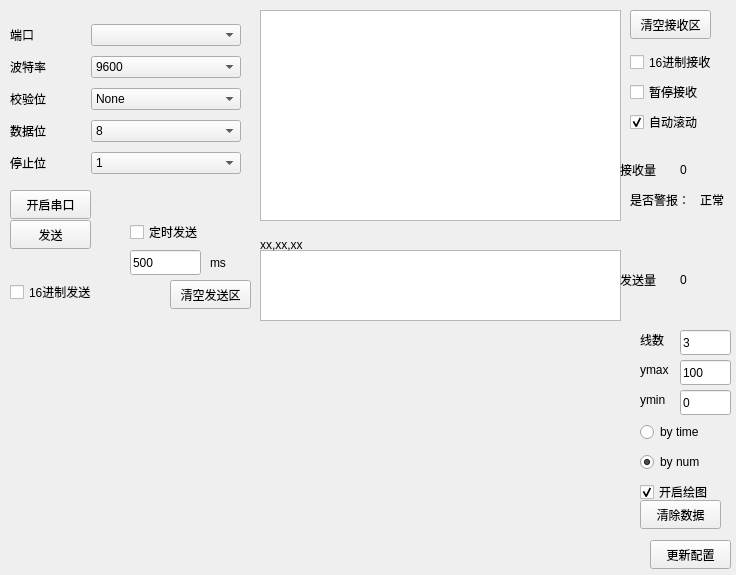
<?xml version="1.0" encoding="UTF-8"?>
<ui version="4.0">
 <class>control</class>
 <widget class="QWidget" name="control">
  <property name="geometry">
   <rect>
    <x>0</x>
    <y>0</y>
    <width>736</width>
    <height>575</height>
   </rect>
  </property>
  <property name="windowTitle">
   <string>Form</string>
  </property>
  <widget class="QWidget" name="gridLayoutWidget">
   <property name="geometry">
    <rect>
     <x>10</x>
     <y>20</y>
     <width>231</width>
     <height>160</height>
    </rect>
   </property>
   <layout class="QGridLayout" name="gridLayout">
    <item row="1" column="1" colspan="2">
     <widget class="QComboBox" name="comboBox_2">
      <item>
       <property name="text">
        <string>9600</string>
       </property>
      </item>
      <item>
       <property name="text">
        <string>14400</string>
       </property>
      </item>
      <item>
       <property name="text">
        <string>19200</string>
       </property>
      </item>
      <item>
       <property name="text">
        <string>38400</string>
       </property>
      </item>
      <item>
       <property name="text">
        <string>43000</string>
       </property>
      </item>
      <item>
       <property name="text">
        <string>56000</string>
       </property>
      </item>
      <item>
       <property name="text">
        <string>57600</string>
       </property>
      </item>
      <item>
       <property name="text">
        <string>115200</string>
       </property>
      </item>
      <item>
       <property name="text">
        <string>128000</string>
       </property>
      </item>
      <item>
       <property name="text">
        <string>256000</string>
       </property>
      </item>
     </widget>
    </item>
    <item row="3" column="1" colspan="2">
     <widget class="QComboBox" name="comboBox_4">
      <item>
       <property name="text">
        <string>8</string>
       </property>
      </item>
     </widget>
    </item>
    <item row="0" column="1" colspan="2">
     <widget class="QComboBox" name="comboBox"/>
    </item>
    <item row="1" column="0">
     <widget class="QLabel" name="label_2">
      <property name="text">
       <string>波特率</string>
      </property>
     </widget>
    </item>
    <item row="0" column="0">
     <widget class="QLabel" name="label">
      <property name="text">
       <string>端口</string>
      </property>
     </widget>
    </item>
    <item row="2" column="1" colspan="2">
     <widget class="QComboBox" name="comboBox_3">
      <item>
       <property name="text">
        <string>None</string>
       </property>
      </item>
     </widget>
    </item>
    <item row="2" column="0">
     <widget class="QLabel" name="label_3">
      <property name="text">
       <string>校验位</string>
      </property>
     </widget>
    </item>
    <item row="3" column="0">
     <widget class="QLabel" name="label_4">
      <property name="text">
       <string>数据位</string>
      </property>
     </widget>
    </item>
    <item row="4" column="0">
     <widget class="QLabel" name="label_5">
      <property name="text">
       <string>停止位</string>
      </property>
     </widget>
    </item>
    <item row="4" column="1" colspan="2">
     <widget class="QComboBox" name="comboBox_5">
      <item>
       <property name="text">
        <string>1</string>
       </property>
      </item>
     </widget>
    </item>
   </layout>
  </widget>
  <widget class="QPushButton" name="pushButton">
   <property name="geometry">
    <rect>
     <x>10</x>
     <y>190</y>
     <width>81</width>
     <height>29</height>
    </rect>
   </property>
   <property name="text">
    <string>开启串口</string>
   </property>
  </widget>
  <widget class="QTextEdit" name="textEdit">
   <property name="geometry">
    <rect>
     <x>260</x>
     <y>10</y>
     <width>361</width>
     <height>211</height>
    </rect>
   </property>
  </widget>
  <widget class="QTextEdit" name="textEdit_2">
   <property name="geometry">
    <rect>
     <x>260</x>
     <y>250</y>
     <width>361</width>
     <height>71</height>
    </rect>
   </property>
  </widget>
  <widget class="QPushButton" name="pushButton_2">
   <property name="geometry">
    <rect>
     <x>630</x>
     <y>10</y>
     <width>81</width>
     <height>29</height>
    </rect>
   </property>
   <property name="text">
    <string>清空接收区</string>
   </property>
  </widget>
  <widget class="QPushButton" name="pushButton_3">
   <property name="geometry">
    <rect>
     <x>170</x>
     <y>280</y>
     <width>81</width>
     <height>29</height>
    </rect>
   </property>
   <property name="text">
    <string>清空发送区</string>
   </property>
  </widget>
  <widget class="QPushButton" name="pushButton_4">
   <property name="geometry">
    <rect>
     <x>10</x>
     <y>220</y>
     <width>81</width>
     <height>29</height>
    </rect>
   </property>
   <property name="text">
    <string>发送</string>
   </property>
  </widget>
  <widget class="QLineEdit" name="lineEdit">
   <property name="geometry">
    <rect>
     <x>130</x>
     <y>250</y>
     <width>71</width>
     <height>25</height>
    </rect>
   </property>
   <property name="text">
    <string>500</string>
   </property>
  </widget>
  <widget class="QLabel" name="label_6">
   <property name="geometry">
    <rect>
     <x>210</x>
     <y>250</y>
     <width>31</width>
     <height>26</height>
    </rect>
   </property>
   <property name="text">
    <string>ms</string>
   </property>
  </widget>
  <widget class="QLabel" name="label_7">
   <property name="geometry">
    <rect>
     <x>740</x>
     <y>110</y>
     <width>161</width>
     <height>26</height>
    </rect>
   </property>
   <property name="text">
    <string>作者：zcf  2023/06/25</string>
   </property>
  </widget>
  <widget class="QLabel" name="label_8">
   <property name="geometry">
    <rect>
     <x>620</x>
     <y>270</y>
     <width>51</width>
     <height>20</height>
    </rect>
   </property>
   <property name="text">
    <string>发送量</string>
   </property>
  </widget>
  <widget class="QLabel" name="label_9">
   <property name="geometry">
    <rect>
     <x>620</x>
     <y>160</y>
     <width>51</width>
     <height>20</height>
    </rect>
   </property>
   <property name="text">
    <string>接收量</string>
   </property>
  </widget>
  <widget class="QLabel" name="label_10">
   <property name="geometry">
    <rect>
     <x>680</x>
     <y>270</y>
     <width>69</width>
     <height>20</height>
    </rect>
   </property>
   <property name="text">
    <string>0</string>
   </property>
  </widget>
  <widget class="QLabel" name="label_11">
   <property name="geometry">
    <rect>
     <x>680</x>
     <y>160</y>
     <width>69</width>
     <height>20</height>
    </rect>
   </property>
   <property name="text">
    <string>0</string>
   </property>
  </widget>
  <widget class="QCheckBox" name="checkBox">
   <property name="geometry">
    <rect>
     <x>10</x>
     <y>280</y>
     <width>98</width>
     <height>24</height>
    </rect>
   </property>
   <property name="text">
    <string>16进制发送</string>
   </property>
  </widget>
  <widget class="QCheckBox" name="checkBox_3">
   <property name="geometry">
    <rect>
     <x>630</x>
     <y>80</y>
     <width>98</width>
     <height>24</height>
    </rect>
   </property>
   <property name="text">
    <string>暂停接收</string>
   </property>
  </widget>
  <widget class="QCheckBox" name="checkBox_2">
   <property name="geometry">
    <rect>
     <x>630</x>
     <y>50</y>
     <width>101</width>
     <height>24</height>
    </rect>
   </property>
   <property name="text">
    <string>16进制接收</string>
   </property>
  </widget>
  <widget class="mychart" name="widget" native="true">
   <property name="geometry">
    <rect>
     <x>10</x>
     <y>330</y>
     <width>611</width>
     <height>231</height>
    </rect>
   </property>
   <property name="focusPolicy">
    <enum>Qt::ClickFocus</enum>
   </property>
  </widget>
  <widget class="QLabel" name="label_12">
   <property name="geometry">
    <rect>
     <x>640</x>
     <y>330</y>
     <width>41</width>
     <height>20</height>
    </rect>
   </property>
   <property name="text">
    <string>线数</string>
   </property>
  </widget>
  <widget class="QLineEdit" name="lineEdit_2">
   <property name="geometry">
    <rect>
     <x>680</x>
     <y>360</y>
     <width>51</width>
     <height>25</height>
    </rect>
   </property>
   <property name="text">
    <string>100</string>
   </property>
  </widget>
  <widget class="QLineEdit" name="lineEdit_3">
   <property name="geometry">
    <rect>
     <x>680</x>
     <y>390</y>
     <width>51</width>
     <height>25</height>
    </rect>
   </property>
   <property name="text">
    <string>0</string>
   </property>
  </widget>
  <widget class="QLabel" name="label_13">
   <property name="geometry">
    <rect>
     <x>640</x>
     <y>360</y>
     <width>51</width>
     <height>20</height>
    </rect>
   </property>
   <property name="text">
    <string>ymax</string>
   </property>
  </widget>
  <widget class="QLabel" name="label_14">
   <property name="geometry">
    <rect>
     <x>640</x>
     <y>390</y>
     <width>51</width>
     <height>20</height>
    </rect>
   </property>
   <property name="text">
    <string>ymin</string>
   </property>
  </widget>
  <widget class="QRadioButton" name="radioButton">
   <property name="geometry">
    <rect>
     <x>640</x>
     <y>420</y>
     <width>118</width>
     <height>24</height>
    </rect>
   </property>
   <property name="text">
    <string>by time</string>
   </property>
   <property name="checked">
    <bool>false</bool>
   </property>
  </widget>
  <widget class="QRadioButton" name="radioButton_2">
   <property name="geometry">
    <rect>
     <x>640</x>
     <y>450</y>
     <width>118</width>
     <height>24</height>
    </rect>
   </property>
   <property name="text">
    <string>by num</string>
   </property>
   <property name="checked">
    <bool>true</bool>
   </property>
  </widget>
  <widget class="QLineEdit" name="lineEdit_4">
   <property name="geometry">
    <rect>
     <x>680</x>
     <y>330</y>
     <width>51</width>
     <height>25</height>
    </rect>
   </property>
   <property name="text">
    <string>3</string>
   </property>
  </widget>
  <widget class="QPushButton" name="pushButton_5">
   <property name="geometry">
    <rect>
     <x>650</x>
     <y>540</y>
     <width>81</width>
     <height>29</height>
    </rect>
   </property>
   <property name="text">
    <string>更新配置</string>
   </property>
  </widget>
  <widget class="QCheckBox" name="checkBox_4">
   <property name="geometry">
    <rect>
     <x>130</x>
     <y>220</y>
     <width>98</width>
     <height>24</height>
    </rect>
   </property>
   <property name="text">
    <string>定时发送</string>
   </property>
  </widget>
  <widget class="QCheckBox" name="checkBox_5">
   <property name="geometry">
    <rect>
     <x>640</x>
     <y>480</y>
     <width>98</width>
     <height>24</height>
    </rect>
   </property>
   <property name="text">
    <string>开启绘图</string>
   </property>
   <property name="checked">
    <bool>true</bool>
   </property>
  </widget>
  <widget class="QPushButton" name="pushButton_6">
   <property name="geometry">
    <rect>
     <x>640</x>
     <y>500</y>
     <width>81</width>
     <height>29</height>
    </rect>
   </property>
   <property name="text">
    <string>清除数据</string>
   </property>
  </widget>
  <widget class="QCheckBox" name="checkBox_6">
   <property name="geometry">
    <rect>
     <x>630</x>
     <y>110</y>
     <width>98</width>
     <height>24</height>
    </rect>
   </property>
   <property name="text">
    <string>自动滚动</string>
   </property>
   <property name="checked">
    <bool>true</bool>
   </property>
  </widget>
  <widget class="QLabel" name="label_15">
   <property name="geometry">
    <rect>
     <x>260</x>
     <y>229</y>
     <width>361</width>
     <height>31</height>
    </rect>
   </property>
   <property name="text">
    <string>xx,xx,xx</string>
   </property>
  </widget>
  <widget class="QLabel" name="label_16">
   <property name="geometry">
    <rect>
     <x>630</x>
     <y>190</y>
     <width>71</width>
     <height>20</height>
    </rect>
   </property>
   <property name="text">
    <string>是否警报：</string>
   </property>
  </widget>
  <widget class="QLabel" name="label_17">
   <property name="geometry">
    <rect>
     <x>700</x>
     <y>190</y>
     <width>71</width>
     <height>20</height>
    </rect>
   </property>
   <property name="text">
    <string>正常</string>
   </property>
  </widget>
 </widget>
 <customwidgets>
  <customwidget>
   <class>mychart</class>
   <extends>QWidget</extends>
   <header>mychart.h</header>
   <container>1</container>
  </customwidget>
 </customwidgets>
 <resources/>
 <connections/>
</ui>
